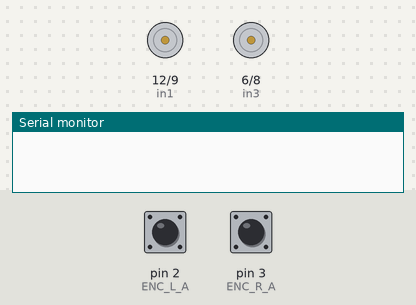
This sketch was run on a simulated Arduino Uno, built with avr-gcc and run on an emulated ATmega328P. Shown: motor-driver pin pairs drawn as motors (green arrow = first pin HIGH = forward, orange = second pin HIGH = backward, longer = more drive, scaled by the enable pin), the last lines printed to the serial monitor. The test bench sets the inputs (shaded band); at power-on: pin 2 (ENC_L_A) HIGH, pin 3 (ENC_R_A) HIGH.

Above: at 0.1 s.
At 1.6 s:
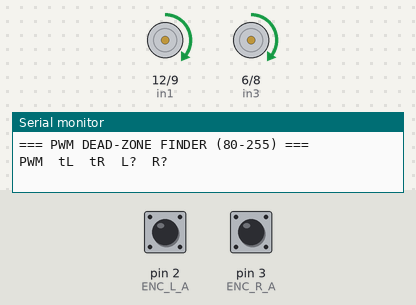
At 17.6 s:
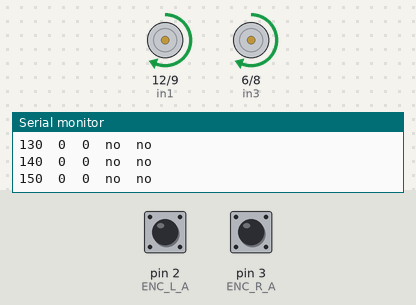
At 35.6 s:
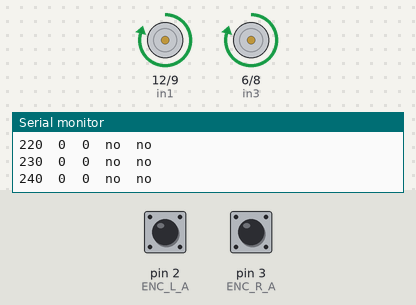
Timing chart, 0 to 38.5 s (numbered marks = the images above):
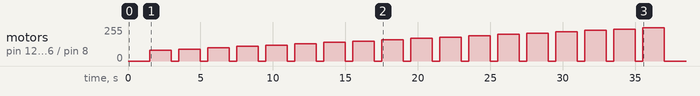

The sketch:

calibrate.ino
```cpp
// PWM dead-zone finder: ramp up PWM from 80 to 255 in steps of 10

const int ENC_L_A = 2;
const int ENC_R_A = 3;
const int ENC_L_B = 4;
const int ENC_R_B = 7;

const int enA = 11;
const int in1 = 12;
const int in2 = 9;
const int enB = 5;
const int in3 = 6;
const int in4 = 8;

volatile long ticksL = 0;
volatile long ticksR = 0;

void isrL() {
  if (digitalRead(ENC_L_B) == digitalRead(ENC_L_A))
    ticksL--;
  else
    ticksL++;
}

void isrR() {
  if (digitalRead(ENC_R_B) == digitalRead(ENC_R_A))
    ticksR++;
  else
    ticksR--;
}

void stopMotors() {
  analogWrite(enA, 0);
  digitalWrite(in1, LOW);
  digitalWrite(in2, LOW);
  analogWrite(enB, 0);
  digitalWrite(in3, LOW);
  digitalWrite(in4, LOW);
}

void setup() {
  Serial.begin(115200);
  pinMode(enA, OUTPUT); pinMode(in1, OUTPUT); pinMode(in2, OUTPUT);
  pinMode(enB, OUTPUT); pinMode(in3, OUTPUT); pinMode(in4, OUTPUT);
  pinMode(ENC_L_A, INPUT_PULLUP); pinMode(ENC_L_B, INPUT_PULLUP);
  pinMode(ENC_R_A, INPUT_PULLUP); pinMode(ENC_R_B, INPUT_PULLUP);
  attachInterrupt(digitalPinToInterrupt(ENC_L_A), isrL, CHANGE);
  attachInterrupt(digitalPinToInterrupt(ENC_R_A), isrR, CHANGE);

  stopMotors();
  delay(500);

  Serial.println("=== PWM DEAD-ZONE FINDER (80-255) ===");
  Serial.println("PWM\ttL\ttR\tL?\tR?");
  delay(1000);

  for (int pwm = 80; pwm <= 255; pwm += 10) {
    noInterrupts();
    ticksL = 0;
    ticksR = 0;
    interrupts();

    analogWrite(enA, pwm);
    digitalWrite(in1, HIGH);
    digitalWrite(in2, LOW);
    analogWrite(enB, pwm);
    digitalWrite(in3, HIGH);
    digitalWrite(in4, LOW);

    delay(1500);
    stopMotors();
    delay(500);

    noInterrupts();
    long tL = ticksL;
    long tR = ticksR;
    interrupts();

    Serial.print(pwm);
    Serial.print("\t");
    Serial.print(tL);
    Serial.print("\t");
    Serial.print(tR);
    Serial.print("\t");
    Serial.print(abs(tL) > 20 ? "YES" : "no");
    Serial.print("\t");
    Serial.println(abs(tR) > 20 ? "YES" : "no");
  }

  Serial.println("\n=== DONE ===");
}

void loop() {}
```
